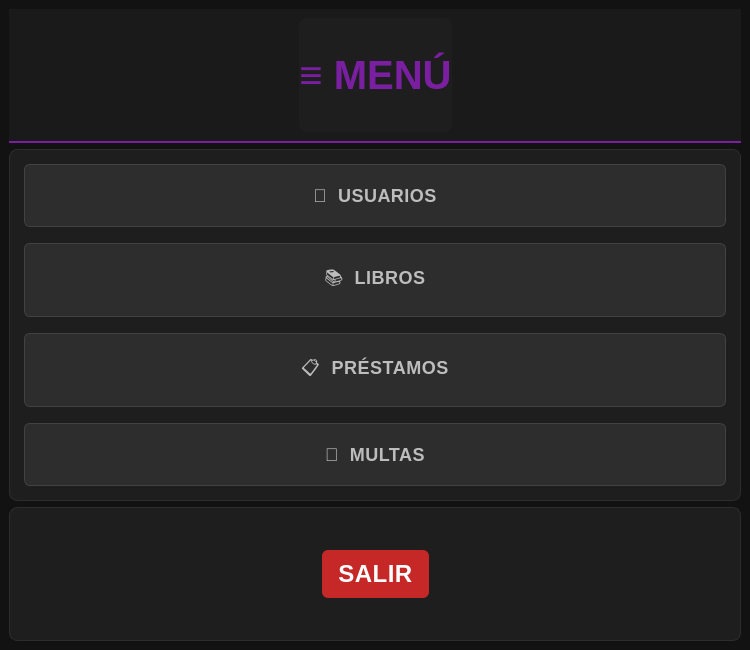
<?xml version="1.0" encoding="UTF-8"?>
<ui version="4.0">
 <class>MainWindow</class>
 <widget class="QMainWindow" name="MainWindow">
  <property name="geometry">
   <rect>
    <x>0</x>
    <y>0</y>
    <width>750</width>
    <height>650</height>
   </rect>
  </property>
  <property name="font">
   <font>
    <family>Segoe UI,SF Pro Display,Roboto,sans-serif</family>
    <pointsize>-1</pointsize>
    <weight>50</weight>
    <bold>false</bold>
   </font>
  </property>
  <property name="windowTitle">
   <string>Sistema de Biblioteca</string>
  </property>
  <property name="styleSheet">
   <string notr="true">/* === Estilo general - Tema Oscuro Biblioteca === */
QMainWindow {
    background-color: #121212;
    color: #e0e0e0;
    font-family: &quot;Segoe UI&quot;, &quot;SF Pro Display&quot;, &quot;Roboto&quot;, sans-serif;
    font-size: 14px;
    font-weight: 400;
}

/* === Frames === */
QFrame {
    background-color: #1e1e1e;
    border-radius: 8px;
    border: 1px solid #2d2d2d;
}

/* Barra superior */
#frame_superior {
    background-color: #1a1a1a;
    border: none;
    border-radius: 0px;
    border-bottom: 2px solid #7b1fa2;
}

/* Panel lateral */
#frame_lateral {
    background-color: #1a1a1a;
    border-right: 2px solid #7b1fa2;
    border-radius: 0px;
}

/* Área principal */
#frame_paginas {
    background-color: #1e1e1e;
    border-radius: 0px;
}

/* === Botones === */
QPushButton {
    background-color: #4a148c;
    color: #ffffff;
    border: 1px solid #6a1b9a;
    border-radius: 6px;
    padding: 10px 16px;
    font-weight: 500;
    font-size: 24px;
    letter-spacing: 0.5px;
    background: qlineargradient(x1:0, y1:0, x2:0, y2:1,
        stop:0 #7b1fa2, stop:1 #4a148c);
}

QPushButton:hover {
    background-color: #6a1b9a;
    color: #ffffff;
    border: 1px solid #8e24aa;
}

QPushButton:pressed {
    background-color: #38006b;
    color: #ffffff;
    border: 1px solid #4a148c;
    background: qlineargradient(x1:0, y1:0, x2:0, y2:1,
        stop:0 #4a148c, stop:1 #38006b);
}

/* Botón principal (Menú) */
#boton_menu {
    background-color: #7b1fa2;
    color: white;
    border: none;
    font-weight: 600;
    background: qlineargradient(x1:0, y1:0, x2:0, y2:1,
        stop:0 #9c27b0, stop:1 #7b1fa2);
}
#boton_menu:hover {
    background-color: #8e24aa;
    background: qlineargradient(x1:0, y1:0, x2:0, y2:1,
        stop:0 #ab47bc, stop:1 #8e24aa);
}
#boton_menu:pressed {
    background-color: #6a1b9a;
    background: qlineargradient(x1:0, y1:0, x2:0, y2:1,
        stop:0 #7b1fa2, stop:1 #6a1b9a);
}

/* Botón salir */
#boton_salir {
    background-color: #c62828;
    color: white;
    border: none;
    background: qlineargradient(x1:0, y1:0, x2:0, y2:1,
        stop:0 #ef5350, stop:1 #b71c1c);
}
#boton_salir:hover {
    background-color: #d32f2f;
    background: qlineargradient(x1:0, y1:0, x2:0, y2:1,
        stop:0 #f44336, stop:1 #c62828);
}
#boton_salir:pressed {
    background-color: #b71c1c;
    background: qlineargradient(x1:0, y1:0, x2:0, y2:1,
        stop:0 #c62828, stop:1 #b71c1c);
}

/* Botones del menú */
#boton_usuarios, #boton_libros, #boton_prestamos, #boton_multas {
    background-color: #2d2d2d;
    border: 1px solid #424242;
    color: #bdbdbd;
    font-weight: 500;
    font-size: 18px;
    text-align: center;
    padding: 20px 16px;
    margin: 5px;
}

#boton_usuarios:hover, 
#boton_libros:hover, 
#boton_prestamos:hover, 
#boton_multas:hover {
    background-color: #333333;
    border: 1px solid #7b1fa2;
    color: #e0e0e0;
    background: qlineargradient(x1:0, y1:0, x2:1, y2:0,
        stop:0 #2d2d2d, stop:1 #4a148c);
}

#boton_usuarios:pressed, 
#boton_libros:pressed, 
#boton_prestamos:pressed, 
#boton_multas:pressed {
    background-color: #4a148c;
    border: 1px solid #6a1b9a;
    color: #ffffff;
}

/* === Labels === */
QLabel {
    color: #bdbdbd;
    font-weight: 500;
    font-size: 14px;
    border: none;
}

/* Label para el logo */
#label_logo {
    color: #7b1fa2;
    font-size: 40px;
}

/* === Layouts === */
QVBoxLayout, QHBoxLayout {
    spacing: 12px;
}</string>
  </property>
  <widget class="QWidget" name="centralwidget">
   <layout class="QVBoxLayout" name="verticalLayout_principal">
    <item>
     <widget class="QFrame" name="frame_superior">
      <property name="minimumSize">
       <size>
        <width>0</width>
        <height>100</height>
       </size>
      </property>
      <layout class="QHBoxLayout" name="horizontalLayout_logo">
       <item>
        <spacer name="horizontalSpacer_izq">
         <property name="orientation">
          <enum>Qt::Horizontal</enum>
         </property>
         <property name="sizeHint" stdset="0">
          <size>
           <width>40</width>
           <height>20</height>
          </size>
         </property>
        </spacer>
       </item>
       <item>
        <widget class="QLabel" name="label_logo">
         <property name="text">
          <string>≡ MENÚ</string>
         </property>
         <property name="alignment">
          <set>Qt::AlignCenter</set>
         </property>
        </widget>
       </item>
       <item>
        <spacer name="horizontalSpacer_der">
         <property name="orientation">
          <enum>Qt::Horizontal</enum>
         </property>
         <property name="sizeHint" stdset="0">
          <size>
           <width>40</width>
           <height>20</height>
          </size>
         </property>
        </spacer>
       </item>
      </layout>
     </widget>
    </item>
    <item>
     <widget class="QFrame" name="frame_principal">
      <layout class="QVBoxLayout" name="verticalLayout_menu">
       <item>
        <widget class="QPushButton" name="boton_usuarios">
         <property name="text">
          <string>👥  USUARIOS</string>
         </property>
        </widget>
       </item>
       <item>
        <widget class="QPushButton" name="boton_libros">
         <property name="text">
          <string>📚  LIBROS</string>
         </property>
        </widget>
       </item>
       <item>
        <widget class="QPushButton" name="boton_prestamos">
         <property name="text">
          <string>📋  PRÉSTAMOS</string>
         </property>
        </widget>
       </item>
       <item>
        <widget class="QPushButton" name="boton_multas">
         <property name="text">
          <string>💵  MULTAS</string>
         </property>
        </widget>
       </item>
      </layout>
     </widget>
    </item>
    <item>
     <widget class="QFrame" name="frame_inferior">
      <layout class="QHBoxLayout" name="horizontalLayout_salir">
       <item>
        <spacer name="horizontalSpacer_salir_izq">
         <property name="orientation">
          <enum>Qt::Horizontal</enum>
         </property>
         <property name="sizeHint" stdset="0">
          <size>
           <width>40</width>
           <height>20</height>
          </size>
         </property>
        </spacer>
       </item>
       <item>
        <widget class="QPushButton" name="boton_salir">
         <property name="text">
          <string>SALIR</string>
         </property>
        </widget>
       </item>
       <item>
        <spacer name="horizontalSpacer_salir_der">
         <property name="orientation">
          <enum>Qt::Horizontal</enum>
         </property>
         <property name="sizeHint" stdset="0">
          <size>
           <width>40</width>
           <height>20</height>
          </size>
         </property>
        </spacer>
       </item>
      </layout>
     </widget>
    </item>
   </layout>
  </widget>
 </widget>
 <resources/>
 <connections/>
</ui>
